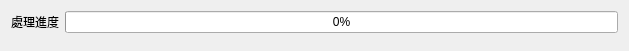
<?xml version="1.0" encoding="UTF-8"?>
<ui version="4.0">
 <class>Dialog_Analisys</class>
 <widget class="QDialog" name="Dialog_Analisys">
  <property name="geometry">
   <rect>
    <x>0</x>
    <y>0</y>
    <width>629</width>
    <height>51</height>
   </rect>
  </property>
  <property name="windowTitle">
   <string>Dialog</string>
  </property>
  <layout class="QFormLayout" name="formLayout">
   <item row="0" column="0">
    <widget class="QLabel" name="label">
     <property name="text">
      <string>處理進度</string>
     </property>
    </widget>
   </item>
   <item row="0" column="1">
    <widget class="QProgressBar" name="progressBar">
     <property name="value">
      <number>0</number>
     </property>
    </widget>
   </item>
  </layout>
 </widget>
 <resources/>
 <connections/>
</ui>
